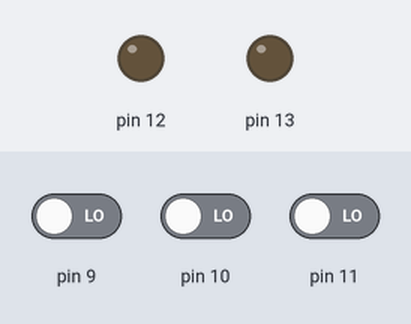
This sketch was run on a simulated Arduino Uno, built with avr-gcc and run on an emulated ATmega328P. Shown: output pins drawn as LEDs (lit = HIGH). The inputs (shaded band) are chosen by the test bench; at power-on: pin 9 LOW, pin 10 LOW, pin 11 LOW.

Above: at 1.2 s.
1.3 s: pin 9 driven HIGH
At 1.6 s:
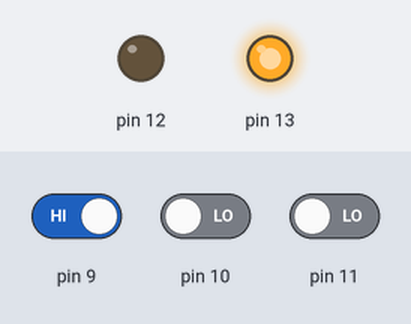
2.8 s: pin 10 driven HIGH
At 3.9 s:
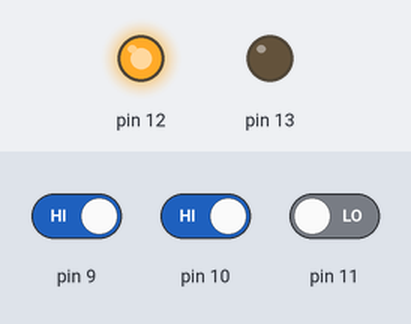
4.3 s: pin 11 driven HIGH
At 5.0 s:
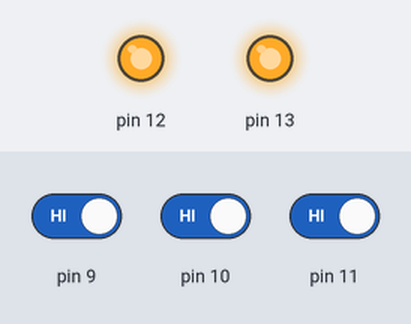
5.8 s: pin 11 driven LOW
At 6.2 s:
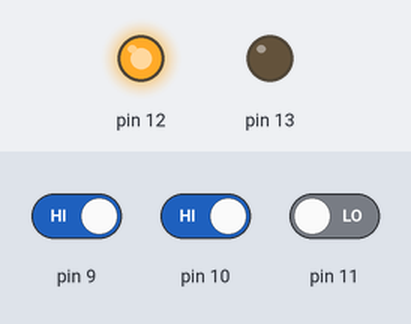
7.3 s: pin 9 driven LOW
At 8.5 s:
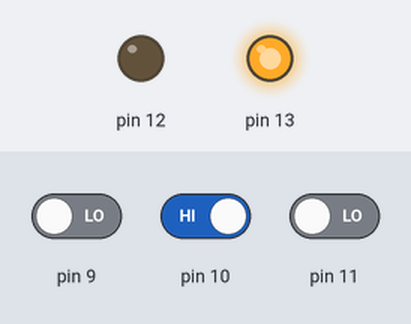
Timing chart, 0 to 9.8 s (numbered marks = the images above; inputs shaded):
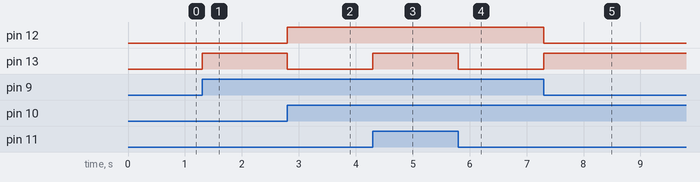

Measured:
- after the input at 1.3 s, pin 13: LOW → HIGH at once
- after the input at 2.8 s, pin 12: LOW → HIGH at once; pin 13: HIGH → LOW at once
- after the input at 4.3 s, pin 13: LOW → HIGH at once
- after the input at 5.8 s, pin 13: HIGH → LOW at once
- after the input at 7.3 s, pin 12: HIGH → LOW at once; pin 13: LOW → HIGH at once

The sketch:

FullAdder.ino
```cpp
byte A,B,C;
void setup() {
  // put your setup code here, to run once:
  pinMode(13,OUTPUT);
  pinMode(12,OUTPUT);
  pinMode(11,INPUT);
  pinMode(10,INPUT);
  pinMode(9,INPUT);
}

void loop() {
  // put your main code here, to run repeatedly:
  A=digitalRead(9);
  B=digitalRead(10);
  C=digitalRead(11);

  digitalWrite(A,HIGH);
  digitalWrite(B,HIGH);
  digitalWrite(C,HIGH);

  digitalWrite(13,A^B^C);
  digitalWrite(12,(A&B)|(B&C)|(C&A));

}
```
